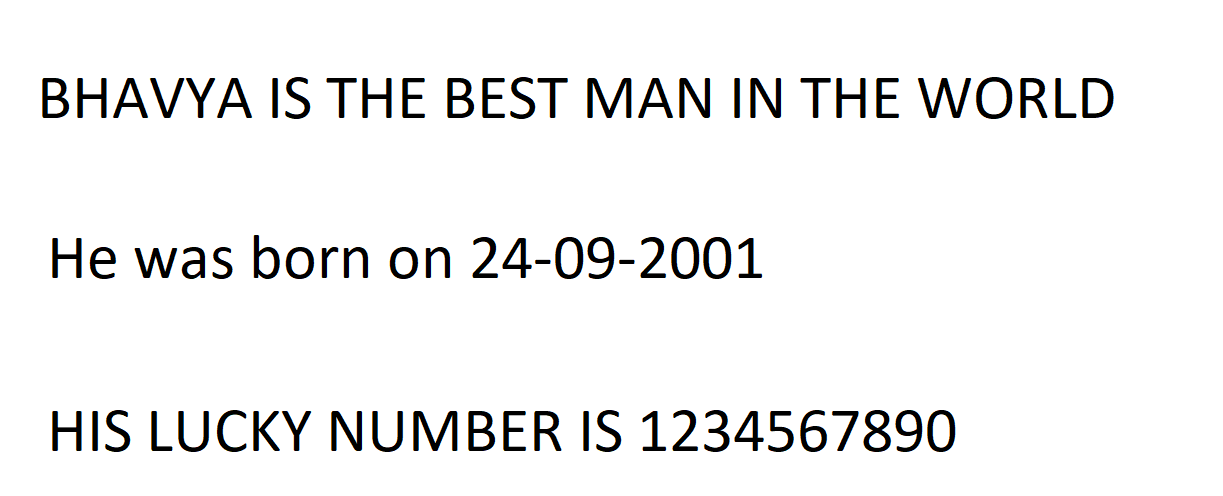
#> input picture sample.png, 1223 x 496 px, given in place of the camera
$ python 'Realtime Colour Detection.py'
#> lines starting #> are read from the running program, lines starting #| are printed output that depends on the picture; after the words box and inside, x2 and y2 are one past the last pixel; in counts of white or black regions, pixels touching at a corner belong together
import cv2
import numpy as np


def empty(a):
    print(a)


# OPENING WEBCAM
video = cv2.VideoCapture(0)
# CREATING TRACKBAR WINDOW
cv2.namedWindow('TrackBars')
cv2.resizeWindow('TrackBars', 640, 240)
# CREATING TRACKBAR OPTIONS
cv2.createTrackbar('Hue Min', 'TrackBars', 0, 179, empty)
cv2.createTrackbar('Hue Max', 'TrackBars', 179, 179, empty)
cv2.createTrackbar('Sat Min', 'TrackBars', 84, 255, empty)
cv2.createTrackbar('Sat Max', 'TrackBars', 255, 255, empty)
cv2.createTrackbar('Val Min', 'TrackBars', 0, 255, empty)
cv2.createTrackbar('Val Max', 'TrackBars', 255, 255, empty)
while True:
    # CAPTURING VIDEO
    success, image = video.read()
#> image is the input picture: shape (496, 1223, 3); mean B, G, R 241.4, 241.4, 241.4
    # CONVERTING TO HSV
    image_hsv = cv2.cvtColor(image, cv2.COLOR_BGR2HSV)
#> image_hsv: shape (496, 1223, 3); mean H, S, V 1.5, 4.2, 242.7
    # GETTING TRACKBAR POSITION ON IMAGE
    h_min = cv2.getTrackbarPos('Hue Min', 'TrackBars')
    h_max = cv2.getTrackbarPos('Hue Max', 'TrackBars')
    s_min = cv2.getTrackbarPos('Sat Min', 'TrackBars')
    s_max = cv2.getTrackbarPos('Sat Max', 'TrackBars')
    v_min = cv2.getTrackbarPos('Val Min', 'TrackBars')
    v_max = cv2.getTrackbarPos('Val Max', 'TrackBars')
    # CREATING MASK
    lower = np.array([h_min, s_min, v_min])
    upper = np.array([h_max, s_max, v_max])
    mask = cv2.inRange(image_hsv, lower, upper)
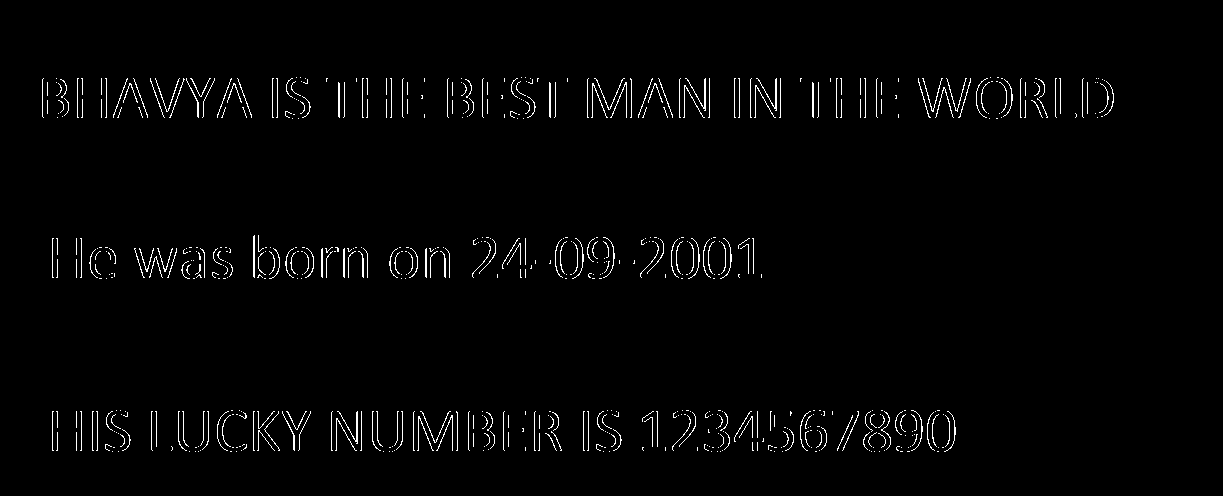
#> mask: shape (496, 1223); 1.8% white in thin lines or dots, all inside (x1, y1, x2, y2) = (42, 77, 1114, 452)
    # CREATING NEW IMAGE FROM HSV IMAGE AND MASK
    output = cv2.bitwise_and(image, image, mask=mask)
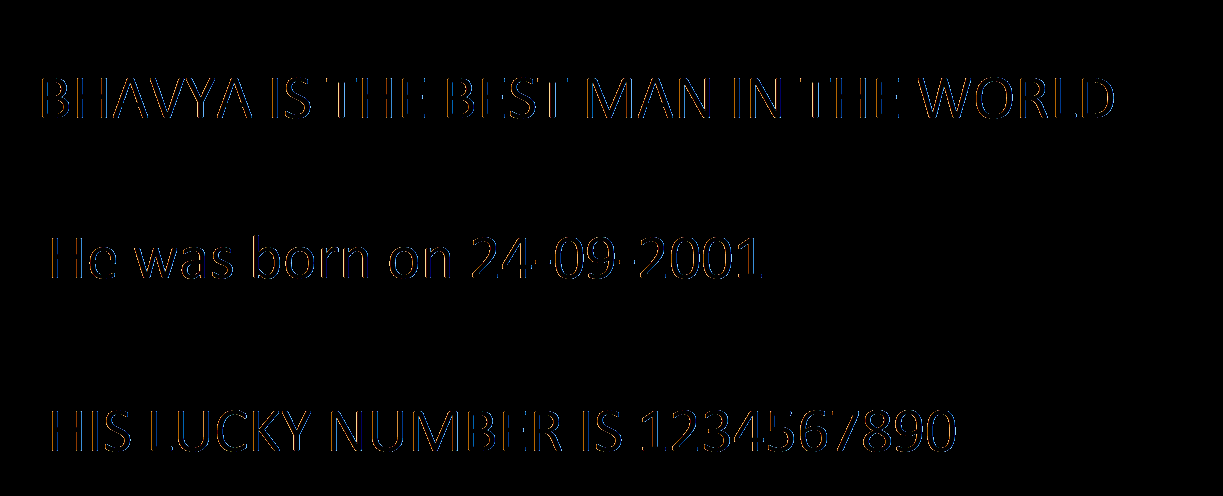
#> output: shape (496, 1223, 3); mean B, G, R 1.8, 1.7, 1.9
    # DISPLAYING OUTPUT
    # cv2.imshow('Video', image)
    # cv2.imshow('HSV Video', image_hsv)
    cv2.imshow('Mask', mask)
    cv2.imshow('Output', output)
    cv2.waitKey(1)
